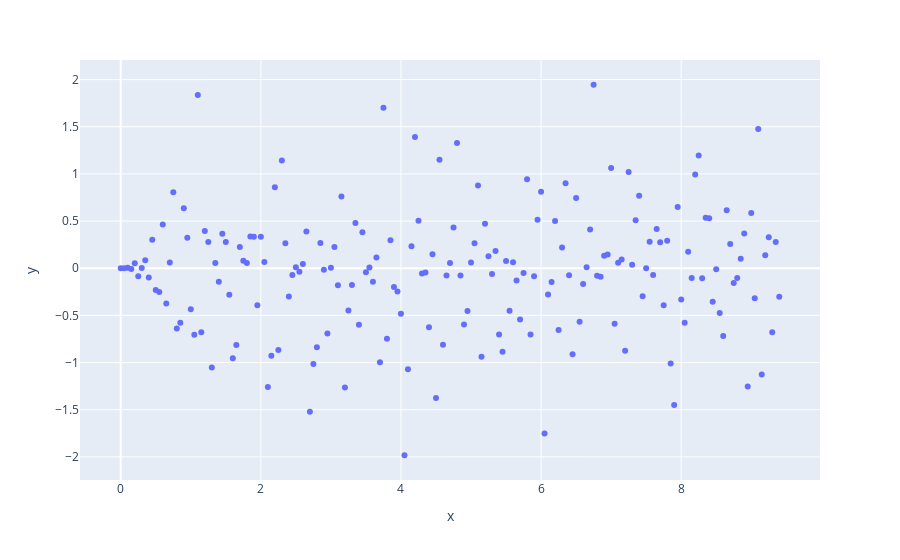

This figure's notebook cell:
### Code cell
# Plot noisy data
x_plot = x.reshape(-1)
y_noisy_plot = y_noisy.reshape(-1)

fig = px.scatter(x=x_plot.numpy(), y=y_noisy_plot.numpy())
fig.show()

### Figure 1 — Plotly figure (JSON) as saved in the notebook; plotly's stock layout.template omitted (floating-point values rounded to 4 significant figures; data arrays with more than 128 entries replaced by an {"elided": "..."} marker saying what was removed)
{"data": [{"hovertemplate": "x=%{x}<br>y=%{y}<extra></extra>", "legendgroup": "", "marker": {"color": "#636efa", "symbol": "circle"}, "mode": "markers", "name": "", "orientation": "v", "showlegend": false, "type": "scatter", "x": {"elided": "189 float values"}, "xaxis": "x", "y": {"elided": "189 float values"}, "yaxis": "y"}], "layout": {"legend": {"tracegroupgap": 0}, "margin": {"t": 60}, "xaxis": {"anchor": "y", "domain": [0, 1], "title": {"text": "x"}}, "yaxis": {"anchor": "x", "domain": [0, 1], "title": {"text": "y"}}}}
